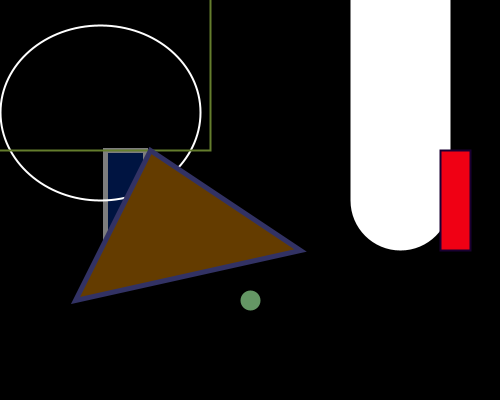
Frame 1 (no input)
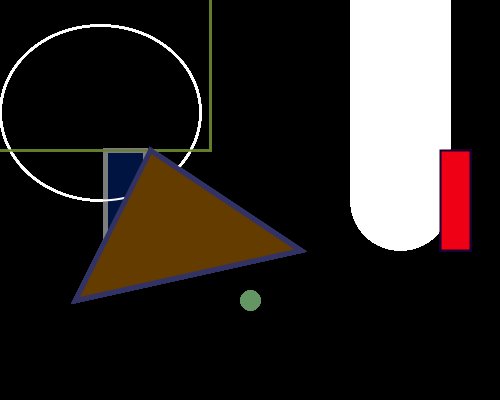
Frame 60 (the mouse pressed at the canvas centre just before this capture)
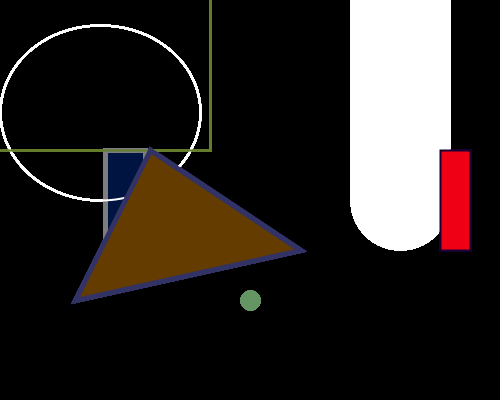
Frame 120 (the mouse held since frame 60 and released just before this capture)

The Processing sketch that drew these frames (run headless with seeded random() and noise(); from frame 60 on, the mouse is pressed at the canvas centre):

// Processing sketch: Shapes
// ── Shapes.pde
//Diego Magdaleno
//dmmagdal@ucsc.edu
//1455124
void setup() {
  
 background(0);
 size(500, 400);
 
}

void draw() {
 
  stroke(125);
  strokeWeight(5);
  fill(0, 20, 65);
  rectMode(CENTER);
  rect(125, 200, 40, 100);
  
  stroke(255);
  strokeWeight(2);
  noFill();
  ellipseMode(CORNERS);
  ellipse(0, 25, 200, 200);
  
  stroke(100, 125, 45);
  rect(35, 50, 350, 200);
  
  stroke(50, 50, 100);
  strokeWeight(5);
  fill(100, 60, 0);
  triangle(300, 250, 150, 150, 75, 300);
  
  stroke(100, 150, 100);
  strokeWeight(20);
  point(250, 300);
  
  stroke(255);
  strokeWeight(100);
  line(400, 0, 400, 200);
  
  stroke(25, 0, 50);
  strokeWeight(2);
  fill(240, 0, 20);
  rect(455, 200, 30, 100);
}
